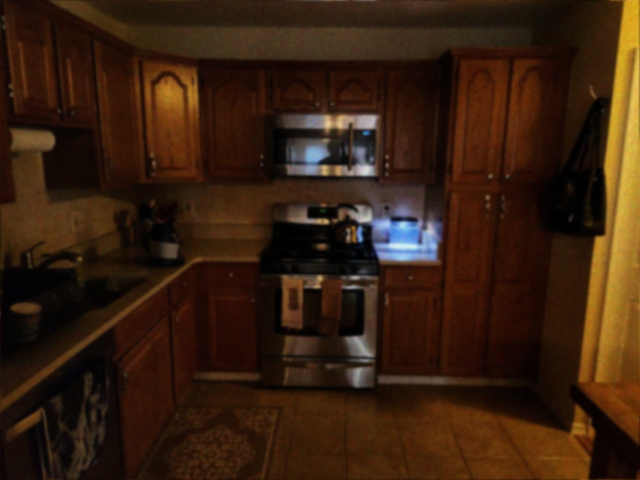
//> input picture kitchen.jpg, 1280 x 960 px (shown at 1/2 size)
$ ./main kitchen.jpg 2 2   (built with g++ and OpenCV 4)
//> lines starting //> are read from the running program, lines starting //| are printed output that depends on the picture
/**
    prida
    main.cpp
    @author Tianyi Shan
    @version 1.0 May/17/2018
*/
#include <iostream>
#include <opencv2/opencv.hpp>
#include <chrono>
#include <ctime>

using namespace cv;
using namespace std;

int channel;
double LAMBDA;
int KERNEL_SIZE;
char *PATH;

struct ctf_params_t
{
    double lambdaMultiplier;
    double maxLambda;
    double finalLambda, kernelSizeMultiplier;
};

struct uk_t
{
    cv::Mat u;
    cv::Mat k;
};

struct params_t
{
    double MK;
    double NK;
    double niters;
};

struct input
{
    cv::Mat f;
    double MK;
    double NK;
    double lambda;
    double lambdaMultiplier;
    double scaleMultiplier;
    double largestLambda;
};

struct output
{
    vector<cv::Mat> fp;
    vector<double> Mp, Np, MKp, NKp, lambdas;
    int scales;
};

enum ConvolutionType
{
    CONVOLUTION_FULL,
    CONVOLUTION_VALID
};

/**********************************************************************************************
 * @param img The input img, Kernel The input kernel, type FULL or VALID, dest The output result
 * Compute conv2 by calling filter2D.
 ************************************************************************************************/
void conv2(const cv::Mat &img, const cv::Mat &kernel, ConvolutionType type, cv::Mat &dest)
{
    Mat flipped_kernel;
    flip(kernel, flipped_kernel, -1);

    Point2i pad;
    Mat padded, padded2;

    switch (type)
    {
    case CONVOLUTION_VALID:
        padded = img;
        pad = Point2i(kernel.cols - 1, kernel.rows - 1);
        break;

    case CONVOLUTION_FULL:
        pad = Point2i(kernel.cols - 1, kernel.rows - 1);
        padded.create(img.rows + 2 * (kernel.rows - 1), img.cols + 2 * (kernel.cols - 1), img.type());
        padded.setTo(cv::Scalar::all(0));
        img.copyTo(padded(Rect((kernel.rows - 1), (kernel.cols - 1), img.cols, img.rows)));
        break;

    default:
        throw runtime_error("Unsupported convolutional shape");
    }
    Rect region = Rect(pad.x / 2, pad.y / 2, padded.cols - pad.x, padded.rows - pad.y);
    filter2D(padded, dest, -1, flipped_kernel, Point(-1, -1), 0, BORDER_CONSTANT);

    dest = dest(region);
}

/***********************************************************************************
 * @param f The scaled input image. dest The result image.
 * Calc total variation for image f
 *
 **********************************************************************************/
void gradTVcc(const cv::Mat &f, cv::Mat &dest)
{
    cv::Mat fxforw(f.size(), f.type());
    f(cv::Range(1, f.rows), cv::Range(0, f.cols)).copyTo(fxforw);
    cv::copyMakeBorder(fxforw, fxforw, 0, 1, 0, 0, cv::BORDER_REPLICATE);
    fxforw = fxforw - f;

    cv::Mat fyforw(f.size(), f.type());
    f(cv::Range(0, f.rows), cv::Range(1, f.cols)).copyTo(fyforw);
    cv::copyMakeBorder(fyforw, fyforw, 0, 0, 0, 1, cv::BORDER_REPLICATE);
    fyforw = fyforw - f;

    cv::Mat fxback(f.size(), f.type());
    f(cv::Range(0, f.rows - 1), cv::Range(0, f.cols)).copyTo(fxback);
    cv::copyMakeBorder(fxback, fxback, 1, 0, 0, 0, cv::BORDER_REPLICATE);

    cv::Mat fyback(f.size(), f.type());
    f(cv::Range(0, f.rows), cv::Range(0, f.cols - 1)).copyTo(fyback);
    cv::copyMakeBorder(fyback, fyback, 0, 0, 1, 0, cv::BORDER_REPLICATE);

    cv::Mat fxmixd(f.size(), f.type());
    f(cv::Range(1, f.rows), cv::Range(0, f.cols - 1)).copyTo(fxmixd);
    cv::copyMakeBorder(fxmixd, fxmixd, 0, 1, 1, 0, cv::BORDER_REPLICATE);
    fxmixd = fxmixd - fyback;

    cv::Mat fymixd(f.size(), f.type());
    f(cv::Range(0, f.rows - 1), cv::Range(1, f.cols)).copyTo(fymixd);
    cv::copyMakeBorder(fymixd, fymixd, 1, 0, 0, 1, cv::BORDER_REPLICATE);
    fymixd = fymixd - fxback;
    fyback = f - fyback;
    fxback = f - fxback;

    dest = cv::Mat::zeros(f.size(), CV_64FC3);
    vector<cv::Mat> pdest;
    vector<cv::Mat> pfxforw, pfyforw, pfxback, pfyback, pfxmixd, pfymixd;
    cv::split(fxforw, pfxforw);
    cv::split(fyforw, pfyforw);
    cv::split(fxback, pfxback);
    cv::split(fyback, pfyback);
    cv::split(fxmixd, pfxmixd);
    cv::split(fymixd, pfymixd);
    cv::split(dest, pdest);

    int c = 0;
    while (c < channel)
    {

        cv::Mat powfx;
        cv::pow(pfxforw[c], 2, powfx);
        cv::Mat powfy;
        cv::pow(pfyforw[c], 2, powfy);
        cv::Mat sqtforw;

        cv::sqrt(powfx + powfy, sqtforw);

        cv::Mat powfxback;
        cv::pow(pfxback[c], 2, powfxback);
        cv::Mat powfymixd;
        cv::pow(pfymixd[c], 2, powfymixd);

        cv::Mat sqtmixed;
        cv::sqrt(powfymixd + powfxback, sqtmixed);

        cv::Mat powfxmixd;
        cv::pow(pfxmixd[c], 2, powfxmixd);
        cv::Mat powfyback;
        cv::pow(pfyback[c], 2, powfyback);
        cv::Mat sqtback;

        cv::sqrt(powfxmixd + powfyback, sqtback);

        cv::Mat max1;
        cv::max(sqtforw, 1e-3, max1);
        cv::Mat max2;
        cv::max(sqtmixed, 1e-3, max2);
        cv::Mat max3;
        cv::max(sqtback, 1e-3, max3);

        pdest[c] = (pfxforw[c] + pfyforw[c]) / max1;
        pdest[c] = pdest[c] - pfxback[c] / max2;
        pdest[c] = pdest[c] - pfyback[c] / max3;

        c++;
    }
    if (c == 1)
    {
        Mat t[] = {pdest[0], pdest[0], pdest[0]};
        cv::merge(t, 3, dest);
    }
    else
    {
        cv::merge(pdest, dest);
    }
}

/***********************************************************************************
 * @param f The scaled input image. u The scaled result image.
 *        k The scaled result kernel. lambda The input lambda. params Parameters.
 *        uk The output image and kernel.
 * Initialize gradu and gradk
 * Loop for niters times, call conv2 and gradTVCC to get the result of u and k.
 **********************************************************************************/
void prida(cv::Mat &f, cv::Mat &u, cv::Mat &k, const double lambda, struct params_t params)
{
    cv::Mat gradu = cv::Mat::zeros(cv::Size(f.cols + (int)params.NK - 1,
                                            f.rows + (int)params.MK - 1),
                                   CV_64FC3);
    cv::Mat gradk = cv::Mat::zeros(k.size(), CV_64F);

    for (int i = 0; i < params.niters; i++)
    {
        gradu = cv::Mat::zeros(cv::Size(f.cols + (int)params.NK - 1,
                                        f.rows + (int)params.MK - 1),
                               CV_64FC3);
        int c = 0;
        if (channel == 1)
        {
            vector<cv::Mat> pGradu, pf, pu;
            cv::split(gradu, pGradu);
            cv::split(f, pf);
            cv::split(u, pu);

            cv::Mat tmp;
            conv2(pu[c], k, CONVOLUTION_VALID, tmp);
            tmp = tmp - pf[c];

            cv::Mat rotk = cv::Mat::zeros(k.size(), CV_64F);
            cv::rotate(k, rotk, cv::ROTATE_180);

            conv2(tmp, rotk, CONVOLUTION_FULL, pGradu[c]);
            Mat t[] = {pGradu[c], pGradu[c], pGradu[c]};
            cv::merge(t, 3, gradu);
        }
        else if (channel == 3)
        {
            vector<cv::Mat> pGradu, pf, pu;
            cv::split(gradu, pGradu);
            cv::split(f, pf);
            cv::split(u, pu);
            while (c < 3)
            {
                cv::Mat tmp;
                conv2(pu[c], k, CONVOLUTION_VALID, tmp);
                tmp = tmp - pf[c];
                cv::Mat rotk = cv::Mat::zeros(k.size(), CV_64F);
                cv::rotate(k, rotk, cv::ROTATE_180);
                conv2(tmp, rotk, CONVOLUTION_FULL, pGradu[c]);
                c++;
            }
            cv::merge(pGradu, gradu);
        }
        c = 0;

        cv::Mat gradTV = cv::Mat::zeros(u.size(), CV_64F);
        gradTVcc(u, gradTV);
        gradu = (gradu - lambda * gradTV);

        double minValu;
        double maxValu;
        cv::minMaxLoc(u, &minValu, &maxValu);

        double minValgu;
        double maxValgu;
        cv::minMaxLoc(cv::abs(gradu), &minValgu, &maxValgu);

        double sf = 1e-3 * maxValu / max(1e-31, maxValgu);
        cv::Mat u_new;
        u_new = u - sf * gradu;
        gradk = cv::Mat::zeros(gradk.size(), CV_64FC1);

        vector<cv::Mat> pff, puu;
        cv::split(f, pff);
        cv::split(u, puu);

        while (c < channel)
        {
            cv::Mat subconv2;
            conv2(puu[c], k, CONVOLUTION_VALID, subconv2);
            subconv2 = subconv2 - pff[c];

            cv::Mat rotu;
            cv::rotate(puu[c], rotu, cv::ROTATE_180);

            cv::Mat majconv2;
            conv2(rotu, subconv2, CONVOLUTION_VALID, majconv2);
            gradk = gradk + majconv2;
            c++;
        }
        double minValk, maxValk;
        cv::minMaxLoc(k, &minValk, &maxValk);
        double minValgk, maxValgk;
        cv::minMaxLoc(cv::abs(gradk), &minValgk, &maxValgk);

        double sh = 1e-3 * maxValk / max(1e-31, maxValgk);
        double eps = DBL_EPSILON;
        cv::Mat etai = sh / (k + eps);

        int bigM = 1000;
        cv::Mat expTmp;
        cv::exp((-etai).mul(gradk), expTmp);

        cv::Mat tmp2 = cv::min(expTmp, bigM);
        cv::Mat MDS;
        MDS = k.mul(tmp2);

        cv::Mat k_new = MDS / cv::sum(MDS)[0];

        u = u_new;
        k = k_new;
    }
}

/*****************************************************************************************************************
 * @param data Including input image, kernel size, lambda, lambdaMultiplier, scaleMultiplier and largestLambda
 *        answer The dest struct stores all the result
 ****************************************************************************************************************/
struct output buildPyramid(struct input &data, struct output &answer)
{

    double smallestScale = 3;
    int scales = 1;
    double mkpnext = data.MK;
    double nkpnext = data.NK;
    double lamnext = data.lambda;

    cv::Size s = data.f.size();
    int M = s.height;
    int N = s.width;

    while (mkpnext > smallestScale && nkpnext > smallestScale && lamnext * data.lambdaMultiplier < data.largestLambda)
    {
        scales = scales + 1;
        double lamprev = lamnext;
        double mkpprev = mkpnext;
        double nkpprev = nkpnext;

        // Compute lambda value for the current scale
        lamnext = lamprev * data.lambdaMultiplier;
        mkpnext = round(mkpprev / data.scaleMultiplier);
        nkpnext = round(nkpprev / data.scaleMultiplier);

        // Makes kernel dimension odd
        if (fmod(mkpnext, 2) == 0)
            mkpnext = mkpnext - 1;

        if (fmod(nkpnext, 2) == 0)
            nkpnext = nkpnext - 1;

        if (nkpnext == nkpprev)
            nkpnext = nkpnext - 2;

        if (mkpnext == mkpprev)
            mkpnext = mkpnext - 2;

        if (nkpnext < smallestScale)
            nkpnext = smallestScale;

        if (mkpnext < smallestScale)
            mkpnext = smallestScale;
    }

    answer.fp.resize(scales);
    answer.Mp.resize(scales);
    answer.Np.resize(scales);
    answer.MKp.resize(scales);
    answer.NKp.resize(scales);
    answer.lambdas.resize(scales);

    // set the first (finest level) of pyramid to original data
    answer.fp[0] = data.f;
    answer.Mp[0] = M;
    answer.Np[0] = N;
    answer.MKp[0] = data.MK;
    answer.NKp[0] = data.NK;
    answer.lambdas[0] = data.lambda;

    // loop and fill the rest of the pyramid
    for (int s = 1; s < scales; s++)
    {
        answer.lambdas[s] = answer.lambdas[s - 1] * data.lambdaMultiplier;

        answer.MKp[s] = round(answer.MKp[s - 1] / data.scaleMultiplier);
        answer.NKp[s] = round(answer.NKp[s - 1] / data.scaleMultiplier);

        // Makes kernel dimension odd
        if (fmod(answer.MKp[s], 2) == 0)
            answer.MKp[s] = answer.MKp[s] - 1;

        if (fmod(answer.NKp[s], 2) == 0)
            answer.NKp[s] -= 1;

        if (answer.NKp[s] == answer.NKp[s - 1])
            answer.NKp[s] -= 2;

        if (answer.MKp[s] == answer.MKp[s - 1])
            answer.MKp[s] -= 2;

        if (answer.NKp[s] < smallestScale)
            answer.NKp[s] = smallestScale;

        if (answer.MKp[s] < smallestScale)
            answer.MKp[s] = smallestScale;

        // Correct scaleFactor for kernel dimension correction
        double factorM = answer.MKp[s - 1] / answer.MKp[s];
        double factorN = answer.NKp[s - 1] / answer.NKp[s];

        answer.Mp[s] = round(answer.Mp[s - 1] / factorM);
        answer.Np[s] = round(answer.Np[s - 1] / factorN);

        // Makes image dimension odd
        if (fmod(answer.Mp[s], 2) == 0)
            answer.Mp[s] -= 1;

        if (fmod(answer.Np[s], 2) == 0)
            answer.Np[s] -= 1;

        cv::Mat dst;
        cv::resize(data.f, dst, cv::Size((int)(answer.Np[s]), (int)(answer.Mp[s])), 0, 0, cv::INTER_LINEAR);
        answer.fp[s] = dst;
    }
    answer.scales = scales;
    return answer;
}

/***********************************************************************************************
 * @param f The input image. blind_params The kernel size and niters size. params Parameters
 *        uk The output image and kernel
 * Call buildPyrmaid
 * For each layer in the pyrmaid, call Prida
 **********************************************************************************************/
void coarseToFine(cv::Mat f, struct params_t blind_params, struct ctf_params_t params, struct uk_t &uk)
{
    double MK = blind_params.MK;
    double NK = blind_params.NK;

    cv::Mat u;
    int top = (int)floor(MK / 2);
    int left = (int)floor(NK / 2);
    cv::copyMakeBorder(f, u, top, top, left, left, cv::BORDER_REPLICATE);

    cv::Mat k = cv::Mat::ones(cv::Size((int)MK, (int)NK), CV_64F);
    k = k / MK / NK;

    struct input data;
    struct output answer;
    data.MK = MK;
    data.NK = NK;
    data.lambda = params.finalLambda;
    data.lambdaMultiplier = params.lambdaMultiplier;
    data.scaleMultiplier = params.kernelSizeMultiplier;
    data.largestLambda = params.maxLambda;
    data.f = f;
    buildPyramid(data, answer);

    for (int i = answer.scales - 1; i >= 0; i--)
    {
        double Ms, Ns, MKs, NKs, lambda;
        cv::Mat fs;
        Ms = answer.Mp[i];
        Ns = answer.Np[i];

        MKs = answer.MKp[i];
        NKs = answer.NKp[i];
        fs = answer.fp[i];

        lambda = answer.lambdas[i];

        cv::resize(u, u, cv::Size((int)(Ns + NKs - 1), (int)(Ms + MKs - 1)), 0, 0, cv::INTER_LINEAR);
        cv::resize(k, k, cv::Size((int)NKs, (int)MKs), 0, 0, cv::INTER_LINEAR);

        k = k / cv::sum(k)[0];
        blind_params.MK = MKs;
        blind_params.NK = NKs;

        prida(fs, u, k, lambda, blind_params);
        cout << "Working on Scale: " << i + 1 << " with lambda = " << data.lambda << " with pyramid_lambda = " << lambda << " and Kernel size " << MKs << endl;
    }
    uk.u = u;
    uk.k = k;
}

/********************************************************************************************
 * @param f The input image. lambda The input lambda. params The kernel size and niter size
 *        uk The output image and kernel
 * Convert the image to double precision
 * Adjust the photo size
 * Initialize parameters
 * Call coarseToFine
 *********************************************************************************************/
void blind_deconv(cv::Mat &f, double &lambda, struct params_t &params, struct uk_t &uk)
{
    f.convertTo(f, CV_64F, 1. / 255.);
    cv::Mat f3;
    int rpad = 0;
    int cpad = 0;
    if (fmod(f.rows, 2) == 0)
    {
        rpad = 1;
    }
    if (fmod(f.cols, 2) == 0)
    {
        cpad = 1;
    }
    f(cv::Range(0, f.rows - rpad), cv::Range(0, f.cols - cpad)).copyTo(f3);
    struct ctf_params_t ctf_params;
    ctf_params.lambdaMultiplier = 1.9;
    ctf_params.maxLambda = 1.1e-1;
    ctf_params.finalLambda = lambda;
    ctf_params.kernelSizeMultiplier = 1.1;
    coarseToFine(f3, params, ctf_params, uk);
}

/***********************************************
 * @param img The input image
 *Check the color channel.
 *
 ***********************************************/
bool isGrayImage(Mat img)
{
    Mat dst;
    Mat bgr[3];
    split(img, bgr);
    absdiff(bgr[0], bgr[1], dst);
    if (countNonZero(dst))
        return false;
    absdiff(bgr[0], bgr[2], dst);
    return !countNonZero(dst);
}

/***********************************************
 * @param image The input image
 * Create structs uk and params
 * Set the niter number to 1000
 * Call blind_deconv
 * Write out the results to the folder
 *
 ***********************************************/
void helper(cv::Mat image)
{
    struct uk_t uk;
    struct params_t params;

    params.MK = KERNEL_SIZE; // row
    params.NK = KERNEL_SIZE; // col
    // params.niters = 1000;
    params.niters = 300; // changed to make faster.

    blind_deconv(image, LAMBDA, params, uk);
    std::ostringstream name;

    PATH[strlen(PATH) - 4] = '\0';
    name << PATH << "recov.png";
    std::ostringstream kname;
    kname << PATH << "recovkernel.png";

    cv::Mat tmpk, tmpu;
    uk.u.convertTo(tmpu, CV_8U, 1. * 255.);
    double ksml, klag;
    cv::minMaxLoc(uk.k, &ksml, &klag);

    tmpk = uk.k / klag;
    uk.k.convertTo(tmpk, CV_8U, 1. * 255.);
    cv::applyColorMap(tmpk, tmpk, COLORMAP_BONE);
    cv::imwrite(name.str(), tmpu);
    cv::imwrite(kname.str(), tmpk);
}

/***********************************************
 *  Load the Image
 *  Convert the param to double numbers
 *  Determine channel number
 *  Call threadhelp
 ***********************************************/
int main(int argc, char *argv[])
{
    if (argc < 4)
    {
        printf("usage: deblur IMAGE_PATH LAMBDA KERNEL_SIZE");
        exit(1);
    }

    // Added code to record how long the algorithm will take to finish
    std::chrono::steady_clock::time_point begin = std::chrono::steady_clock::now();

    LAMBDA = atof(argv[2]);
    KERNEL_SIZE = atof(argv[3]);
    PATH = argv[1];

    cv::Mat image = cv::imread(PATH);
//> image is the input picture: 960 rows x 1280 cols, CV_8UC3; mean B, G, R 15.1, 31.9, 55.9

    if (isGrayImage(image))
//> in isGrayImage, `split(img, bgr);`:
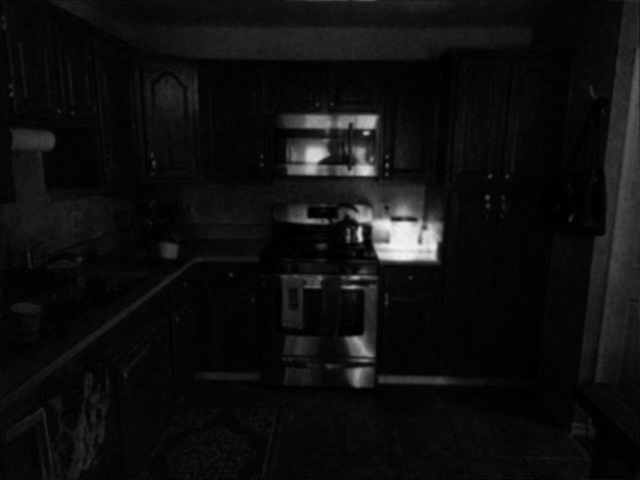
//> bgr[0]: 960 rows x 1280 cols, CV_8UC1 (shown at 1/2 size); min 0, max 245, mean 15.1
//> in isGrayImage, `split(img, bgr);`:
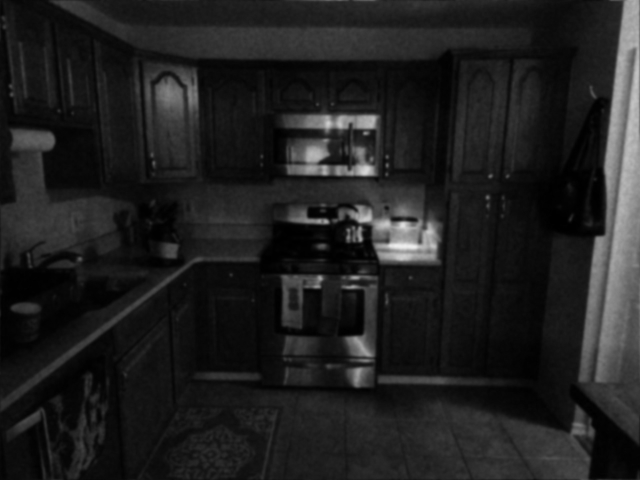
//> bgr[1]: 960 rows x 1280 cols, CV_8UC1 (shown at 1/2 size); min 0, max 239, mean 31.9
//> in isGrayImage, `split(img, bgr);`:
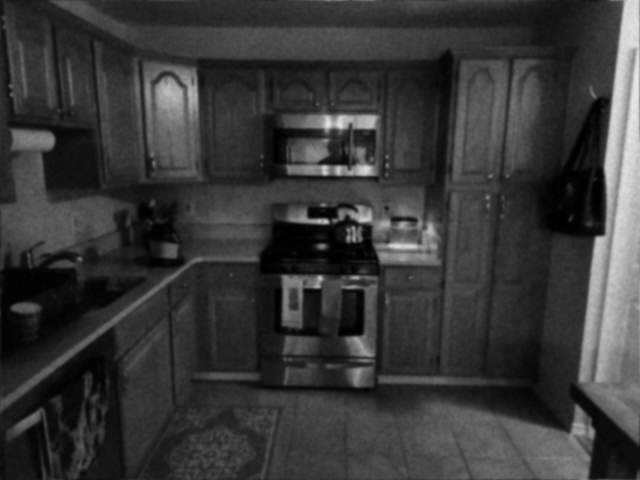
//> bgr[2]: 960 rows x 1280 cols, CV_8UC1 (shown at 1/2 size); min 0, max 234, mean 55.9
//> in isGrayImage, `absdiff(bgr[0], bgr[1], dst);`:
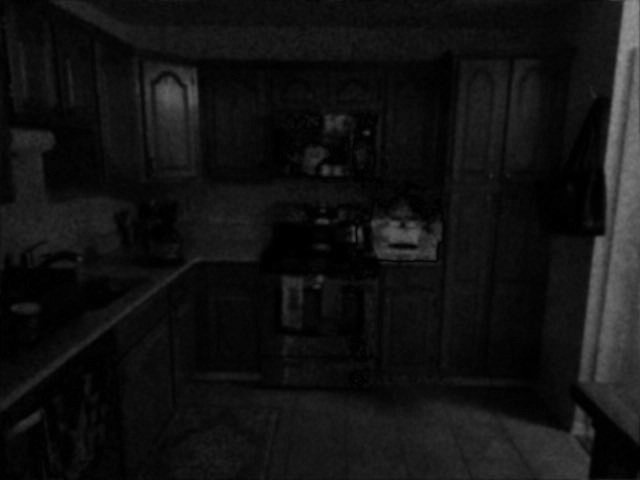
//> dst: 960 rows x 1280 cols, CV_8UC1 (shown at 1/2 size); min 0, max 147, mean 18
    {
        channel = 1;
        cout << "The image is gray" << endl;
    }
    else
    {
        channel = 3;
        cout << "The image is color " << endl;
    }
    helper(image);
//> in coarseToFine, `double MK = blind_params.MK;`: MK = 2
//> in coarseToFine, `int top = (int)floor(MK / 2);`: top = 1
//> in coarseToFine, `cv::Mat k = cv::Mat::ones(cv::Size((int)MK, (int)NK), CV_64F);`: k = [[1, 1], [1, 1]]
//> in coarseToFine, `k = k / MK / NK;`: k = [[0.25, 0.25], [0.25, 0.25]]
//> in coarseToFine, `data.MK = MK;`: data.MK = 2
//> in coarseToFine, `data.lambdaMultiplier = params.lambdaMultiplier;`: data.lambdaMultiplier = 1.9
//> in coarseToFine, `data.scaleMultiplier = params.kernelSizeMultiplier;`: data.scaleMultiplier = 1.1
//> in coarseToFine, `data.largestLambda = params.maxLambda;`: data.largestLambda = 0.11
//> in buildPyramid, `double mkpnext = data.MK;`: mkpnext = 2
//> after the loop in buildPyramid, `while (mkpnext > smallestScale && nkpnext > smallestScale && lamnext *..`: scales = 1; mkpnext = 2
//> in buildPyramid, `answer.Mp.resize(scales);`: answer.Mp = [0]
//> in buildPyramid, `answer.Mp[0] = M;`: answer.Mp = [959]
//> in buildPyramid, `answer.Np[0] = N;`: answer.Np = [1279]
//> in buildPyramid, `answer.MKp[0] = data.MK;`: answer.MKp = [2]
//> in buildPyramid, `answer.scales = scales;`: answer.scales = 1
//> (the run ends here: the time limit is reached, at `cv::sqrt(powfxmixd + powfyback, sqtback);`)
